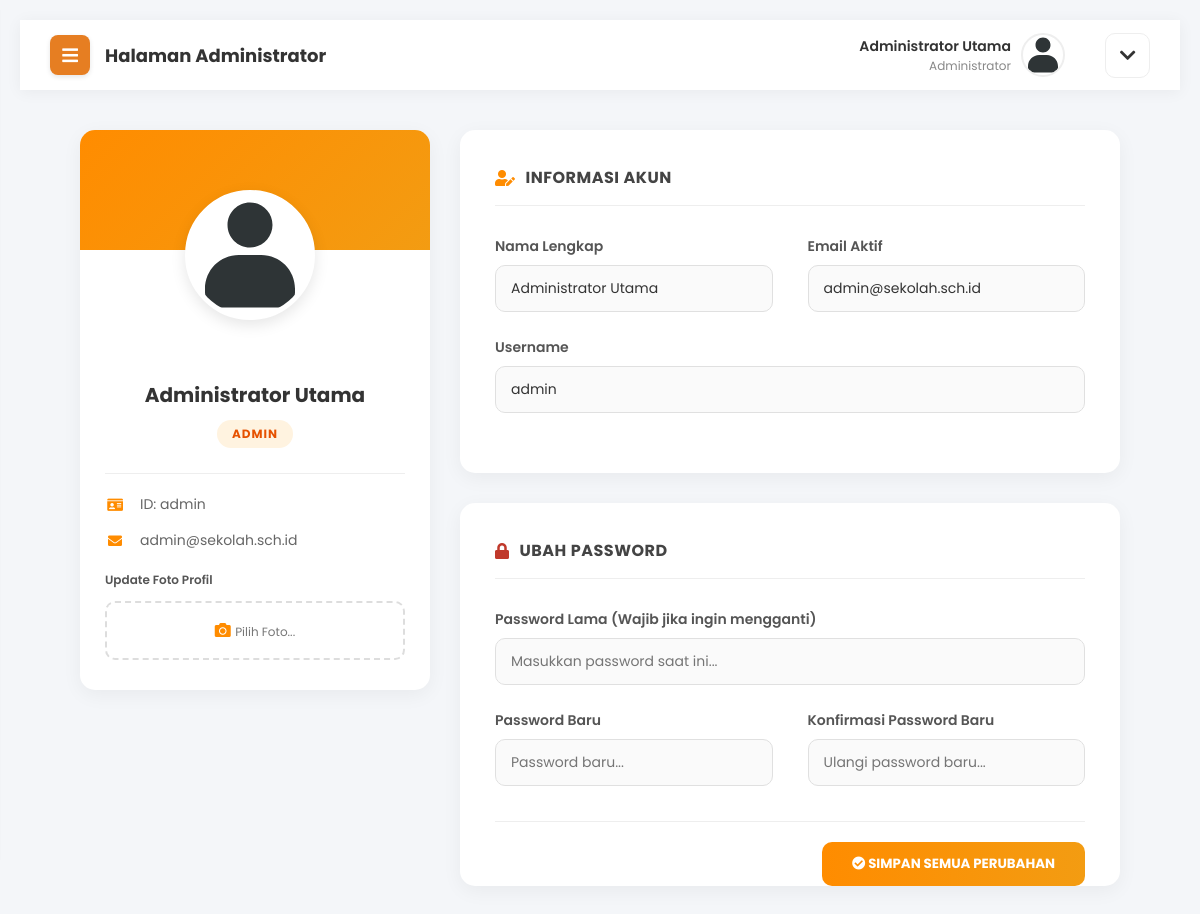
Screenshot of /admin/profile.php (signed in) with the database file from the repository.
### tables this page shows
CREATE TABLE `users` (
  `id_user` int(11) NOT NULL,
  `username` varchar(50) NOT NULL,
  `password` varchar(255) NOT NULL,
  `nama_lengkap` varchar(100) NOT NULL,
  `email` varchar(100) DEFAULT NULL,
  `role` enum('admin','guru','siswa') NOT NULL,
  `kelas_id` int(11) DEFAULT NULL,
  `foto_profil` varchar(255) DEFAULT 'default.jpg',
  `created_at` timestamp NOT NULL DEFAULT current_timestamp()
);

### admin/profile.php (the view, shortened to what this page needs)
<?php
include 'header.php';
$id_user = $_SESSION['id_user'];
$query = mysqli_query($koneksi, "SELECT * FROM users WHERE id_user='$id_user'");
$d = mysqli_fetch_assoc($query);
$foto = ($d['foto_profil'] && $d['foto_profil'] != 'default.jpg') ? "../uploads/profil/".$d['foto_profil'] : "../assets/img/avatar-default.svg";
?>
<div class="content-body">
    <form action="profil_update.php" method="POST" enctype="multipart/form-data">
    <div class="profile-container">
        <div class="card-box">
            <div class="profile-img-wrap">
                <img src="<?php echo $foto; ?>" class="profile-img" id="imgPreview">
            </div>
            <div class="profile-info">
                <div class="profile-name"><?php echo $d['nama_lengkap']; ?></div>
                <div class="profile-role"><?php echo strtoupper($d['role']); ?></div>
                <div class="profile-meta">
                    <div class="meta-item"><i class="fas fa-id-card"></i> ID: <?php echo $d['username']; ?></div>
                    <div class="meta-item"><i class="fas fa-envelope"></i> <?php echo $d['email']; ?></div>
                </div>
                <div style="margin-top: 20px; text-align: left;">
                    <label class="form-label" style="font-size: 12px;">Update Foto Profil</label>
                    <label for="fileInput" class="upload-area">
                        <i class="fas fa-camera" style="color: #FF8C00;"></i> <span id="fileName" style="font-size:12px; color:#777;">Pilih Foto...</span>
                    </label>
                </div>
            </div>
        </div>
        <div class="right-column">
            <div class="card-box">
                <div class="edit-card-body">
                    <div class="card-header-title"><i class="fas fa-user-edit" style="color: #FF8C00;"></i> Informasi Akun</div>
                    <div class="form-grid">
                        <div class="form-group">
                            <label class="form-label">Nama Lengkap</label>
                            <input type="text" name="nama" class="form-control-custom" value="<?php echo $d['nama_lengkap']; ?>" required>
                        </div>
                        <div class="form-group">
                            <label class="form-label">Email Aktif</label>
                            <input type="email" name="email" class="form-control-custom" value="<?php echo $d['email']; ?>" required>
                        </div>
                    </div>
                    <div class="form-group">
                        <label class="form-label">Username</label>
                        <input type="text" name="username" class="form-control-custom" value="<?php echo $d['username']; ?>" required>
                    </div>
                </div>
            </div>
            <div class="card-box">
                <div class="edit-card-body">
                    <div class="card-header-title"><i class="fas fa-lock" style="color: #c0392b;"></i> Ubah Password</div>
                    <div class="form-group">
                        <label class="form-label">Password Lama (Wajib jika ingin mengganti)</label>
                        <input type="password" name="pass_lama" class="form-control-custom" placeholder="Masukkan password saat ini...">
                    </div>
                    <div class="form-grid">
                        <div class="form-group">
                            <label class="form-label">Password Baru</label>
                            <input type="password" name="pass_baru" class="form-control-custom" placeholder="Password baru...">
                        </div>
                        <div class="form-group">
                            <label class="form-label">Konfirmasi Password Baru</label>
                            <input type="password" name="pass_konf" class="form-control-custom" placeholder="Ulangi password baru...">
                        </div>
                    </div>
                    <div style="margin-top: 10px; border-top: 1px solid #eee; padding-top: 20px;">
                        <button type="submit" class="btn-save-profile"><i class="fas fa-check-circle"></i> SIMPAN SEMUA PERUBAHAN</button>
                    </div>
                </div>
            </div>
        </div>
    </div>
    </form>
</div>
<?php include 'footer.php'; ?>

### assets/css/style.css (style rules this page uses)
body { background-color: #f4f6f9; font-family: 'Poppins', 'Segoe UI', sans-serif; margin: 0; height: 100vh; display: flex; justify-content: center; align-items: center; overflow: hidden; }
body, html { margin: 0; padding: 0; width: 100%; height: 100%; font-family: 'Poppins', sans-serif; overflow-x: hidden; }
body { background-color: #f4f6f9; font-family: 'Segoe UI', 'Poppins', sans-serif; margin: 0; overflow-x: hidden; }
.content-body { padding: 30px; flex: 1; }
.form-group { margin-bottom: 25px; }
.form-group label { display: block; margin-bottom: 8px; font-weight: 600; color: #555; font-size: 14px; }
.profile-img-wrap { position: relative; width: 140px; height: 140px; margin: 0 auto 20px auto; z-index: 2; }
.profile-img { width: 100%; height: 100%; border-radius: 50%; object-fit: cover; border: 5px solid #fff; box-shadow: 0 5px 15px rgba(0,0,0,0.1); }
.profile-name { font-size: 22px; font-weight: 700; color: #333; margin: 0; position: relative; z-index: 2; }
.profile-role { color: #888; font-size: 14px; margin-top: 5px; display: block; position: relative; z-index: 2; }
body.dashboard-body { height: auto !important; display: block !important; overflow-x: hidden !important; overflow-y: auto !important; }

### admin/header.php (style rules this page uses)
body, h1, h2, h3, h4, h5, h6, p, a, span, div, table, th, td, input, select, textarea, button { font-family: 'Poppins', sans-serif; }
body { -webkit-font-smoothing: antialiased; -moz-osx-font-smoothing: grayscale; verflow-x: hidden; }

### admin/sidebar.php (style rules this page uses)
body, h1, h2, h3, h4, h5, h6, p, a, span, div, table, th, td, input, select, textarea, button { font-family: 'Poppins', sans-serif; }
body { -webkit-font-smoothing: antialiased; -moz-osx-font-smoothing: grayscale; }

### admin/profile.php (style rules this page uses)
.profile-container { display: grid; grid-template-columns: 350px 1fr; gap: 30px; margin-top: -20px; align-items: start; }
.right-column { display: flex; flex-direction: column; gap: 30px; }
.card-box { background: white; border-radius: 15px; box-shadow: 0 5px 20px rgba(0,0,0,0.05); overflow: hidden; }
.profile-img-wrap { margin-top: -60px; position: relative; display: inline-block; left: 50%; transform: translateX(-50%); }
.profile-img { width: 120px; height: 120px; border-radius: 50%; border: 5px solid white; object-fit: cover; box-shadow: 0 5px 15px rgba(0,0,0,0.1); background: #fff; }
.profile-info { padding: 20px 25px 30px 25px; text-align: center; }
.profile-name { font-size: 20px; font-weight: 700; color: #333; margin: 10px 0 5px 0; }
.profile-role { display: inline-block; background: #FFF3E0; color: #E65100; padding: 5px 15px; border-radius: 20px; font-size: 12px; font-weight: bold; letter-spacing: 1px; }
.profile-meta { margin-top: 25px; border-top: 1px solid #eee; padding-top: 20px; text-align: left; }
.meta-item { margin-bottom: 15px; font-size: 14px; color: #666; display: flex; align-items: center; gap: 15px; }
.meta-item i { color: #FF8C00; width: 20px; text-align: center; }
.edit-card-body { padding: 35px; }
.card-header-title { font-size: 16px; font-weight: 700; color: #444; border-bottom: 1px solid #eee; padding-bottom: 15px; margin-bottom: 30px; display: flex; align-items: center; gap: 10px; text-transform: uppercase; letter-spacing: 0.5px; }
.form-grid { display: grid; grid-template-columns: 1fr 1fr; gap: 35px; }
.form-group { margin-bottom: 25px; }
.form-label { display: block; font-weight: 600; color: #555; margin-bottom: 12px; font-size: 13px; }
.form-control-custom { width: 100%; padding: 12px 15px; border: 1px solid #e0e0e0; border-radius: 10px; font-size: 14px; transition: 0.3s; background: #fafafa; color: #333; box-sizing: border-box; }
.upload-area { border: 2px dashed #ddd; padding: 15px; text-align: center; border-radius: 10px; cursor: pointer; transition: 0.3s; display: block; }
.btn-save-profile { background: linear-gradient(to right, #FF8C00, #F39C12); color: white; border: none; padding: 12px 30px; border-radius: 10px; font-weight: bold; cursor: pointer; transition: 0.3s; float: right; }

### rows the page displays
users: nama_lengkap "Administrator Utama", role "ADMIN", username "admin", email "admin@sekolah.sch.id", nama "Administrator Utama"

### other values shown
$_SESSION['nama_lengkap'] "Administrator Utama"
